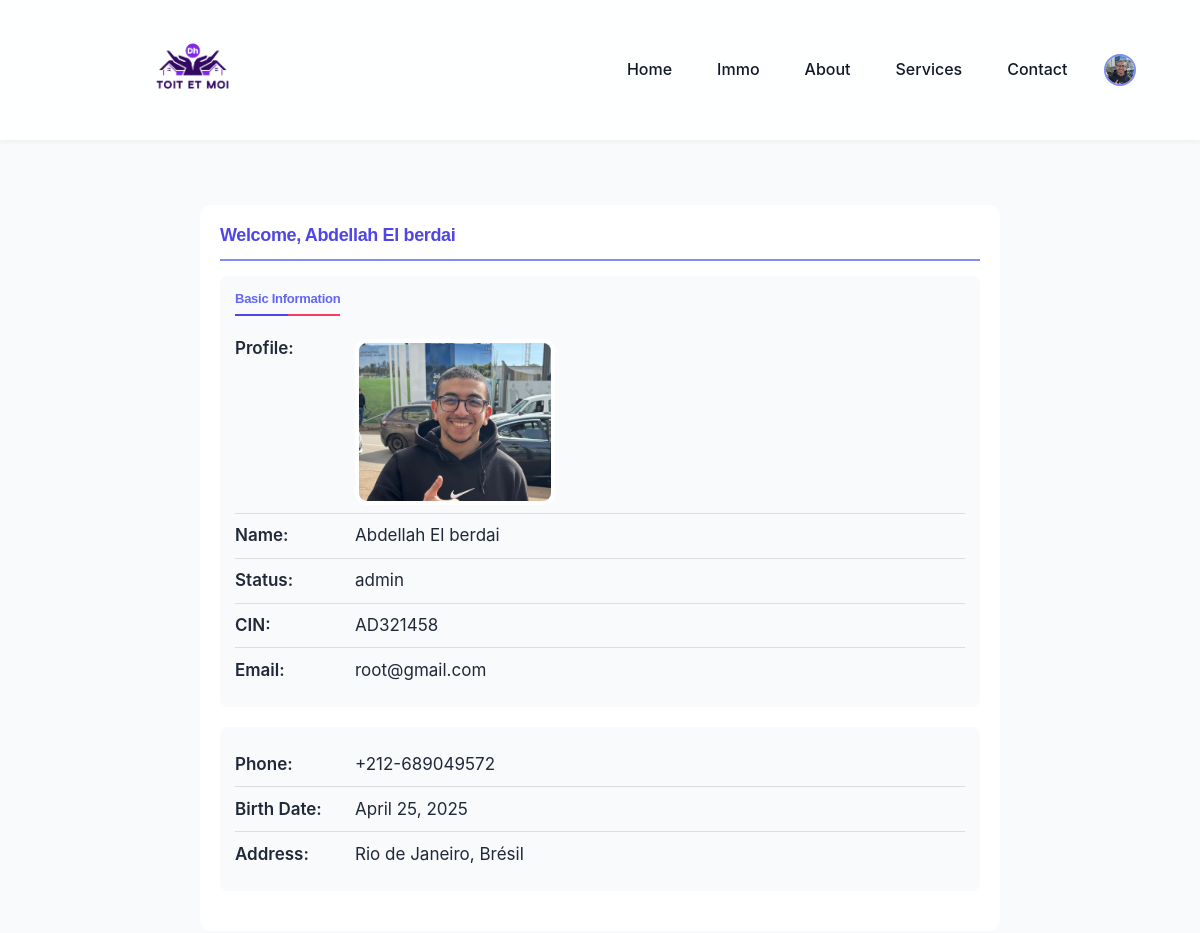
Before: /profile/ (signed in, upper part) with the older database file.
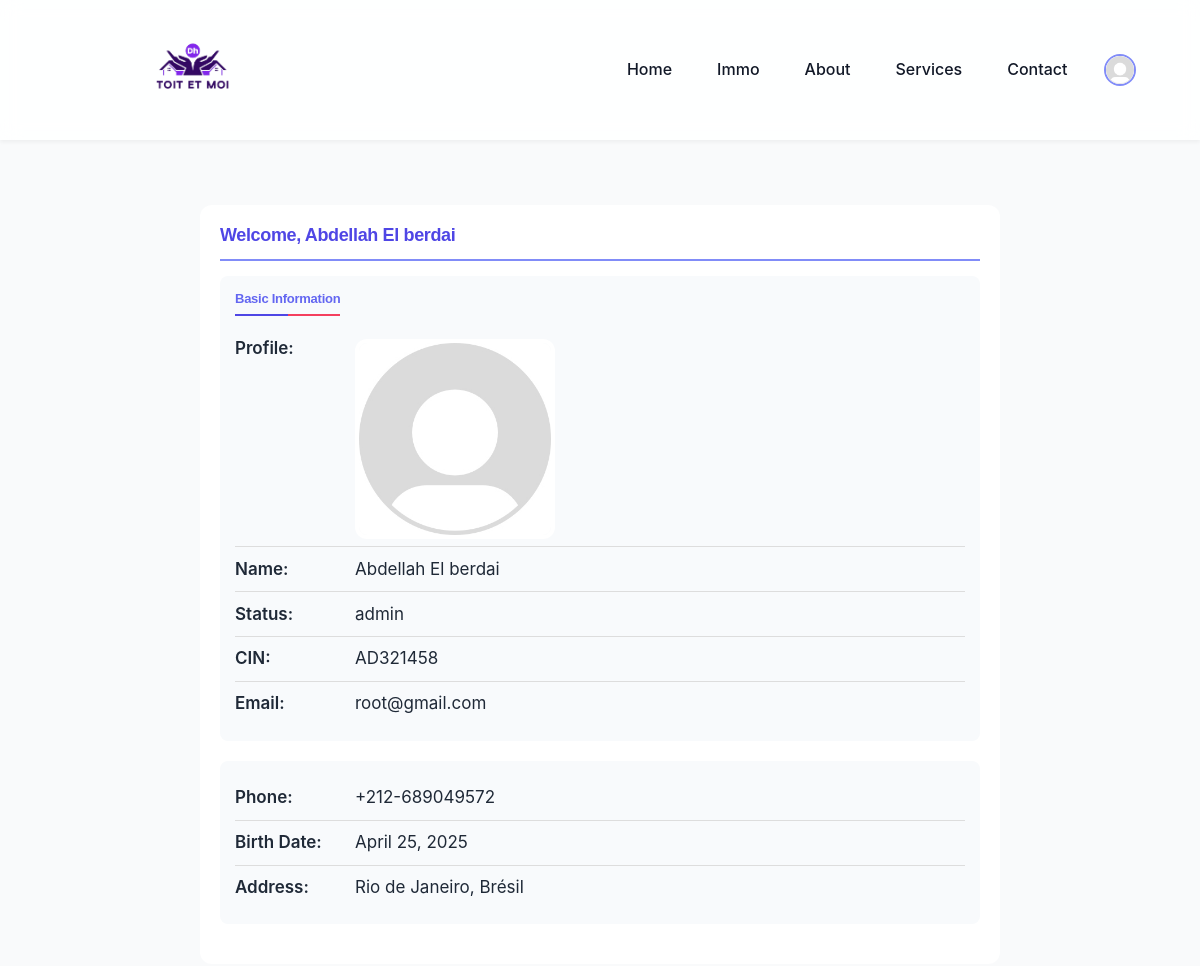
After: the same page with the newer database file.
### app/models.py (models this page shows)
class CustomUser(AbstractUser):
    status = [
        ('entrepreneur', 'entrepreneur'),
        ('client', ' client'),
        ('admin','admin'),
        ('visiteur','visiteur')
    ]
    status = models.CharField(max_length=50, default='visiteur', choices=status)
    profile_picture = models.ImageField(upload_to='locataire_profile_pics/',default='locataire_profile_pics/Default.jpg', null=True, blank=True)
    phone_number = models.CharField(max_length=15, null=True, blank=True)
    date_of_birth = models.DateField(null=True, blank=True)
    address = models.CharField(max_length=255, null=True, blank=True)
    Carteid= models.CharField(max_length=100, null=True, blank=True)

### app/views.py (the view)
# urls.py: path('profile/', views.profile, name='profile'),
@login_required
def profile(request):
        user = request.user
        role_data = None
        if user.status == 'entrepreneur':
            role_data = entrepreneur.objects.filter(user=user).first()
        elif user.status == 'client':
            role_data = client.objects.filter(user=user).first()
        return render(request, 'registration/profile.html', {
            'user': user,
            'role_data': role_data
        })

### app/context_processors.py (called while the page is built)
def unread_message_count(request):
    if request.user.is_authenticated:
        count = Message.objects.filter(recipient=request.user, is_read=False).count()
        return {'unread_message_count': count}
    return {}

### templates/registration/profile.html
{% extends "base.html" %}
{% block content %}
{% load static %}
<link rel="stylesheet" href="{% static 'css\profile.css' %}">
<div class="profile-container">
  <div class="profile-header">
    <h2>Welcome, {{ user.first_name }} {{ user.last_name }}</h2>
  </div>
  <div class="profile-section">
    <h3>Basic Information</h3>
    <ul class="profile-data">
      {% if user.profile_picture %}
        <li>
          <strong>Profile:</strong>
          <div>
            <img src="{{ user.profile_picture.url }}" alt="Profile Picture" width="200" class="profile-picture">
          </div>
        </li>
      {% endif %}
      <li><strong>Name:</strong> {{ user.first_name }} {{ user.last_name }}</li>
      <li><strong>Status:</strong> {{ user.status }}</li>
      <li><strong>CIN:</strong> {{ user.Carteid }}</li>
      <li><strong>Email:</strong> {{ user.email }}</li>
    </ul>
  </div>
  {% if user.status == 'entrepreneur' or user.status == 'admin' %}
    <div class="profile-section">
      <ul class="profile-data">
        <li><strong>Phone:</strong> {{ user.phone_number }}</li>
        <li><strong>Birth Date:</strong> {{ user.date_of_birth }}</li>
        <li><strong>Address:</strong> {{ user.address }}</li>
      </ul>
    </div>
  {% else %}
    <div class="no-details">
      <p>No additional details found. check if you Completed your profile to add more information.</p>
    </div>
  {% endif %}
</div>
{% endblock %}

### templates/base.html (shortened to what this page needs)
{% load static %}
<!DOCTYPE html>
<html lang="en">
<head>
    <link rel="stylesheet" href="https://cdnjs.cloudflare.com/ajax/libs/font-awesome/6.0.0/css/all.min.css">
    <script src="https://cdn.tailwindcss.com"></script>
<link rel="stylesheet" href="https://cdn.jsdelivr.net/npm/flatpickr/dist/flatpickr.min.css">
    <link href="https://cdn.jsdelivr.net/npm/bootstrap@5.3.5/dist/css/bootstrap.min.css" rel="stylesheet">
</head>
<body>
  <body>
    <nav class="navbar">
        <div class="logo">
          <a href="{% url 'SayHello' %}">
            <img src="\media\photos\25\04\25\logo.png" alt="Toit et Moi">
          </a>
        </div>
        <ul class="nav-links" id="nav-links">
            <li><a href="{% url 'SayHello' %}">Home</a></li>
            <li><a href="{% url 'Products' %}">Immo</a></li>
            <li><a href="{% url 'Settings' %}">About</a></li>
            <li><a href="{% url 'Services' %}">Services</a></li>
            <li><a href="{% url 'Contact' %}">Contact</a></li>
            {% if user.is_authenticated %}
            <li class="relative">
              <a href="javascript:void(0)" id="profile-menu-toggle">
                <img src="{{ request.user.profile_picture.url }}"  alt="Profile Picture" class="w-12 h-12 rounded-full border-2 border-primary-light">
              </a>
          </li>
            {% else %}
            <li><a href="{% url 'Loginpage' %}">Login</a></li>
            <li><a href="{% url 'Register' %}">Register</a></li>
            {% endif %}
        </ul>
    </nav>
<!DOCTYPE html>
<html lang="en">
<head>
</head>
<body>
</body>
</html>
    <main>
        {% block content %}{% endblock content %}
    </main>
</head>

Changed rows visible on the page:
changed CustomUser "Abdellah": user.profile_picture: picture removed, a placeholder shows; profile_picture: picture removed, a placeholder shows
